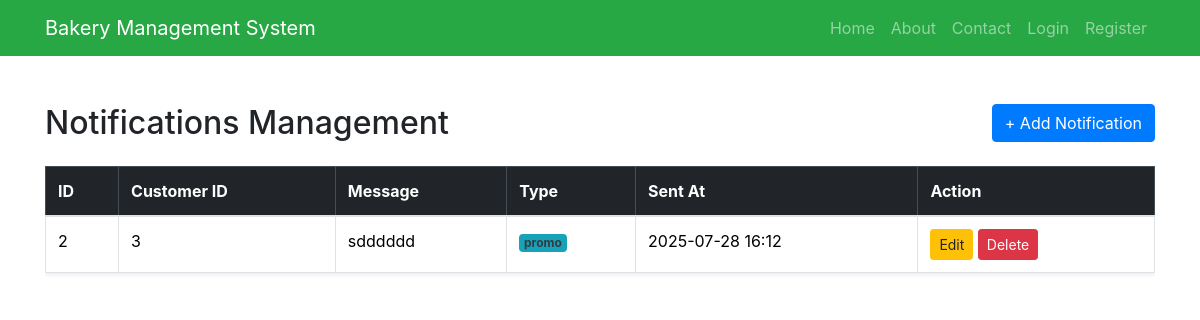
The page /dashboard/notifications/index.php on the database its author committed.
### tables this page shows
CREATE TABLE `notifications` (
  `notification_id` int(11) NOT NULL,
  `customer_id` int(11) DEFAULT NULL,
  `message` text DEFAULT NULL,
  `type` enum('order','promo','system') DEFAULT NULL,
  `sent_at` timestamp NOT NULL DEFAULT current_timestamp()
);

### dashboard/notifications/index.php (the view, shortened to what this page needs)
<?php
$baseURL = '/bakery';
$projectRoot = $_SERVER['DOCUMENT_ROOT'] . $baseURL;
require_once $projectRoot . '/header.php';
$result = $conn->query("SELECT * FROM notifications ORDER BY sent_at DESC");
?>
<div class="container mt-5">
    <div class="d-flex justify-content-between align-items-center mb-4">
        <h2 class="mb-0">Notifications Management</h2>
        <a href="add.php" class="btn btn-primary">+ Add Notification</a>
    </div>
    <div class="table-responsive">
        <table class="table table-bordered table-hover shadow-sm">
            <thead class="table-dark">
                <tr>
                    <th>ID</th>
                    <th>Customer ID</th>
                    <th>Message</th>
                    <th>Type</th>
                    <th>Sent At</th>
                    <th>Action</th>
                </tr>
            </thead>
            <tbody>
                <?php while ($row = $result->fetch_assoc()): ?>
                <tr>
                    <td><?= $row['notification_id'] ?></td>
                    <td><?= $row['customer_id'] ?></td>
                    <td><?= htmlspecialchars($row['message']) ?></td>
                    <td><span class="badge bg-info text-dark"><?= $row['type'] ?></span></td>
                    <td><?= date("Y-m-d H:i", strtotime($row['sent_at'])) ?></td>
                    <td>
                        <a href="edit.php?id=<?= $row['notification_id'] ?>" class="btn btn-sm btn-warning">Edit</a>
                        <a href="delete.php?id=<?= $row['notification_id'] ?>" class="btn btn-sm btn-danger" onclick="return confirm('Are you sure you want to delete this notification?')">Delete</a>
                    </td>
                </tr>
                <?php endwhile; ?>
            </tbody>
        </table>
    </div>
</div>

### rows shown on the page
notifications: notification_id "2", customer "3", message "sdddddd", type "promo", sent_at "2025-07-28 16:12"
